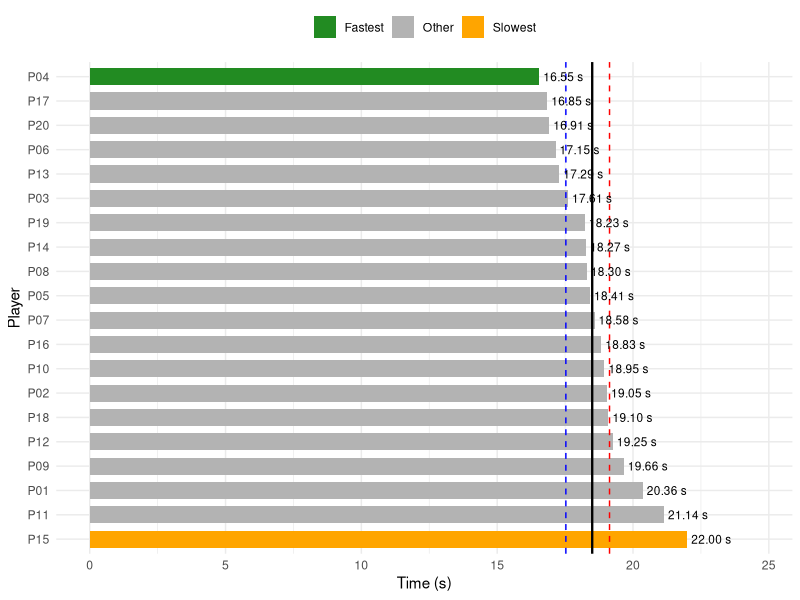
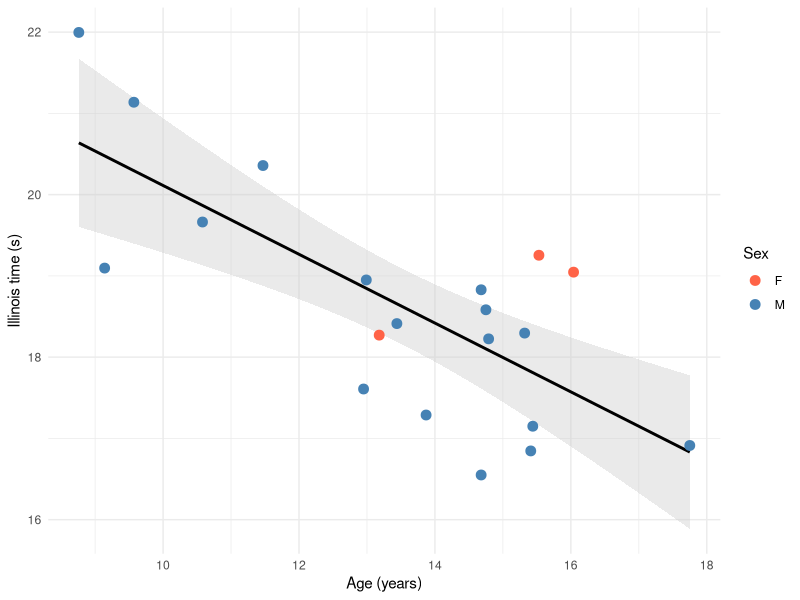
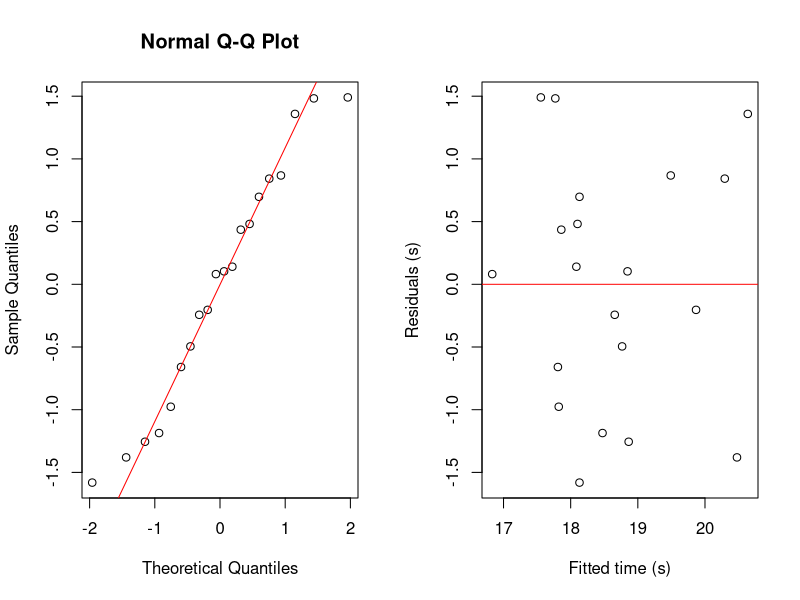

Source code (R) for these figures, in order:
## ---- chunk 1
#| label: setup
library(ggplot2)
data <- read.csv(file.path("results", "measures_anonymous.csv"))
## ---- chunk 2
#| label: fig-ranking
#| fig-cap: "Illinois time of each player, from the fastest (top) to the slowest (bottom). Black line: median; blue dashed: Q1; red dashed: Q3."

data_rank <- data[order(data$time_video), ]
data_rank$group <- "Other"
data_rank$group[1] <- "Fastest"
data_rank$group[nrow(data_rank)] <- "Slowest"
data_rank$id <- factor(data_rank$id, levels = rev(data_rank$id))
q <- quantile(data_rank$time_video, probs = c(0.25, 0.50, 0.75))

ggplot(data_rank, aes(x = time_video, y = id, fill = group)) +
  geom_col(width = 0.7) +
  geom_vline(xintercept = q[1], colour = "blue",  linetype = "dashed") +
  geom_vline(xintercept = q[2], colour = "black", linewidth = 0.8) +
  geom_vline(xintercept = q[3], colour = "red",   linetype = "dashed") +
  geom_text(aes(label = sprintf("%.2f s", time_video)), hjust = -0.1, size = 3) +
  scale_fill_manual(values = c(Fastest = "forestgreen", Slowest = "orange", Other = "grey70")) +
  coord_cartesian(xlim = c(0, max(data_rank$time_video) * 1.12)) +
  labs(x = "Time (s)", y = "Player", fill = NULL) +
  theme_minimal() + theme(legend.position = "top")
## ---- chunk 3
#| label: fig-age
#| fig-cap: "Illinois time according to age. Line: linear regression and its 95% confidence interval."

ggplot(data, aes(x = age_years, y = time_video)) +
  geom_smooth(method = "lm", formula = y ~ x, colour = "black", fill = "grey80") +
  geom_point(aes(colour = sex), size = 3) +
  scale_colour_manual(values = c(F = "tomato", M = "steelblue")) +
  labs(x = "Age (years)", y = "Illinois time (s)", colour = "Sex") +
  theme_minimal()
## ---- chunk 4
#| label: tbl-regression
#| tbl-cap: "Linear regression of the Illinois time on age."

model <- lm(time_video ~ age_years, data = data)
knitr::kable(summary(model)$coefficients, digits = 4,
             col.names = c("Estimate", "Std. error", "t", "p"))
## ---- chunk 5
#| label: fig-residuals
#| fig-cap: "Left: QQ plot of the residuals. Right: residuals against fitted values."
#| fig-width: 9
#| fig-height: 4

par(mfrow = c(1, 2))   # two graphs side by side
qqnorm(residuals(model)); qqline(residuals(model), col = "red")
plot(fitted(model), residuals(model),
     xlab = "Fitted time (s)", ylab = "Residuals (s)")
abline(h = 0, col = "red")
par(mfrow = c(1, 1))
